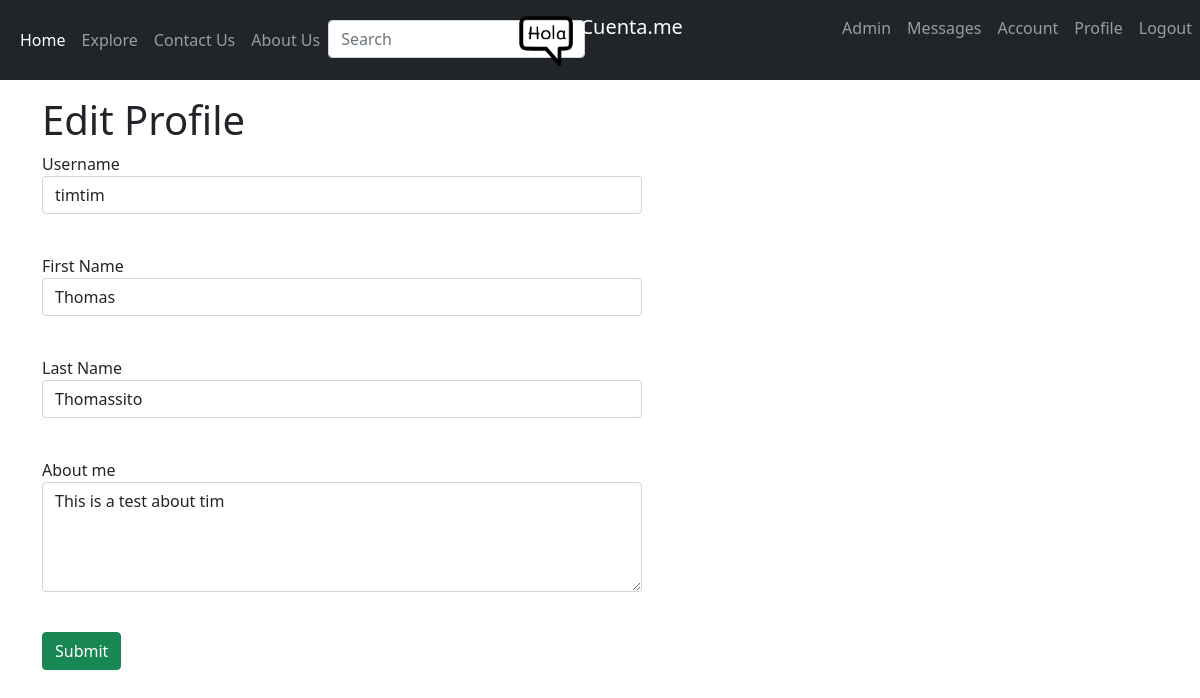
Screenshot of /edit_profile (signed in) with the database file from the repository.
### app/models.py (models this page shows, shortened)
class SearchableMixin(object):
    @classmethod
    def before_commit(cls, session):
        session._changes = {
            'add': list(session.new),
            'update': list(session.dirty),
            'delete': list(session.deleted)
        }
    @classmethod
    def after_commit(cls, session):
        for obj in session._changes['add']:
            if isinstance(obj, SearchableMixin):
                add_to_index(obj.__tablename__, obj)
        for obj in session._changes['update']:
            if isinstance(obj, SearchableMixin):
                add_to_index(obj.__tablename__, obj)
        for obj in session._changes['delete']:
            if isinstance(obj, SearchableMixin):
                remove_from_index(obj.__tablename__, obj)
        session._changes = None

class User(UserMixin, SearchableMixin, db.Model):      # Added SearchableMixin
    __searchable__ = ['username']    # Added
    id = db.Column(db.Integer, primary_key=True)
    username = db.Column(db.String(64), index=True, unique=True)
    firstname = db.Column(db.String(20), unique=False, nullable = True)  # Added   Changed nullable to False
    lastname = db.Column(db.String(20), unique=False, nullable = True)   # Added   Changed nullable to False
    email = db.Column(db.String(120), index=True, unique=True)
    image_file = db.Column(db.String(120), nullable=False, default='default.jpg')   # Added
    date_created = db.Column(db.DateTime, default=datetime.utcnow)        # Added
    password_hash = db.Column(db.String(128))
    posts = db.relationship('Post', backref='author', lazy='dynamic')
    about_me = db.Column(db.String(140))
    last_seen = db.Column(db.DateTime, default=datetime.utcnow)
    followed = db.relationship(
        'User', secondary=followers,
        primaryjoin=(followers.c.follower_id == id),
        secondaryjoin=(followers.c.followed_id == id),
        backref=db.backref('followers', lazy='dynamic'), lazy='dynamic')
    messages_sent = db.relationship('Message',
                                    foreign_keys='Message.sender_id',
                                    backref='author', lazy='dynamic')
    messages_received = db.relationship('Message',
                                        foreign_keys='Message.recipient_id',
                                        backref='recipient', lazy='dynamic')
    last_message_read_time = db.Column(db.DateTime)
    notifications = db.relationship('Notification', backref='user',
                                    lazy='dynamic')
    comments = db.relationship('Comment', backref='user', passive_deletes=True)  # Added
    likes = db.relationship('Like', backref='user', passive_deletes=True)        # Added
    is_admin = db.Column(db.Boolean, default=False)        # Added
    def new_messages(self):
        last_read_time = self.last_message_read_time or datetime(1900, 1, 1)
        return Message.query.filter_by(recipient=self).filter(
            Message.timestamp > last_read_time).count()

### app/routes.py (the view)
@app.route('/edit_profile', methods=['GET', 'POST'])
@login_required
def edit_profile():
    form = EditProfileForm(current_user.username)
    if form.validate_on_submit():
        if form.picture.data:       # Added
            image_file=save_image(form.picture.data)        # Added
            current_user.image_file=image_file      # Added
        current_user.username = form.username.data
        current_user.about_me = form.about_me.data
        current_user.firstname = form.firstname.data    # Added
        current_user.lastname = form.lastname.data  # Added
        db.session.commit()
        flash(_('Your changes have been saved.'))
        return redirect(url_for('edit_profile'))
    elif request.method == 'GET':
        form.username.data = current_user.username
        form.about_me.data = current_user.about_me
        form.firstname.data = current_user.firstname    # Added
        form.lastname.data = current_user.lastname  # Added
        image_url=url_for('static', filename='profile_pics/'+current_user.image_file)   # Added
    return render_template('edit_profile.html', title=_('Edit Profile'),
                           form=form, image_url=image_url)  # Addex , image_url=image_url

### app/forms.py (shortened to what this page needs)
class SearchForm(FlaskForm):
    q = StringField(_l('Search'), validators=[DataRequired()])
    def __init__(self, *args, **kwargs):
        if 'formdata' not in kwargs:
            kwargs['formdata'] = request.args
        if 'csrf_enabled' not in kwargs:
            kwargs['csrf_enabled'] = False
        super(SearchForm, self).__init__(*args, **kwargs)

class EditProfileForm(FlaskForm):
    username = StringField(_l('Username'), validators=[DataRequired()])
    firstname = StringField(_l('First Name'), validators=[DataRequired(), Length(min=3, max=14)])  # Added
    lastname = StringField(_l('Last Name'), validators=[DataRequired(), Length(min=3, max=14)])    # Added
    about_me = TextAreaField(_l('About me'), validators=[Length(min=0, max=140)])
    picture=FileField(label='Update Profile Picture', validators=[FileAllowed(['jpg', 'png'])])
    submit = SubmitField(_l('Submit'))
    def __init__(self, original_username, *args, **kwargs):
        super(EditProfileForm, self).__init__(*args, **kwargs)
        self.original_username = original_username

### app/models.py (called while the page is built)
@login.user_loader
def load_user(id):
    return User.query.get(int(id))

### app/routes.py (called while the page is built)
@app.before_request
def before_request():
    if current_user.is_authenticated:
        current_user.last_seen = datetime.utcnow()
        db.session.commit()
        g.search_form = SearchForm()
    g.locale = str(get_locale())

### app/templates/edit_profile.html (shortened to what this page needs)
{% extends "base.html" %}
{% block content %}
    <div class="container mb-3 form-floating">
    <h1>{{ _('Edit Profile') }}</h1>
    <form action="" method="post">
        <p>
            {{ form.username.label }}<br>
            {{ form.username(size=32, class="form-control", style="width: 600px;") }}<br>
        </p>
        <p>
            {{ form.firstname.label }}<br>
            {{ form.firstname(size=32, class="form-control", style="width: 600px;") }}<br>
        </p>
        <p>
            {{ form.lastname.label }}<br>
            {{ form.lastname(size=32, class="form-control", style="width: 600px;") }}<br>
        </p>
        <p>
            {{ form.about_me.label }}<br>
            {{ form.about_me(cols=50, rows=4, class="form-control", style="width: 600px;") }}<br>
        </p>
        <p>{{ form.submit(class="btn btn-success") }}</p>
    </form>
    </div>
{% endblock %}

### rows the page displays
User: username "timtim", firstname "Thomas", lastname "Thomassito", about_me "This is a test about tim"
